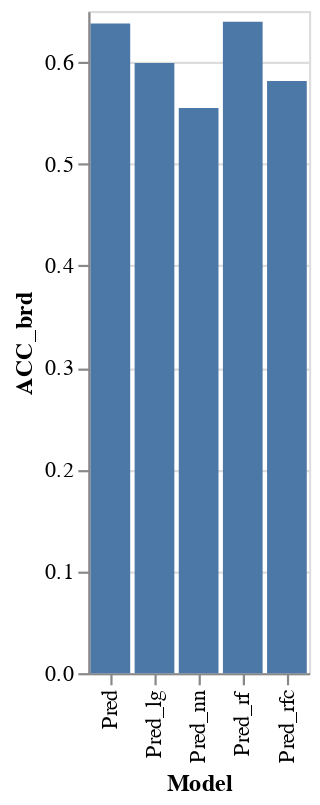

The cell this chart's notebook holds for it:
### Code cell
accuracy_broader = []
for mdl in model_names:
    acc = (abs(reg_results[mdl] - reg_results["HRD"]) <= 1).sum()/len(reg_results["HRD"])
    print(acc)
    accuracy_broader.append(acc)
df_acc["ACC_brd"] = accuracy_broader
alt.Chart(df_acc).mark_bar().encode(
    x="Model",
    y="ACC_brd"
)

### Figure 1 — Vega-Lite specification as saved in the notebook (floating-point values rounded to 4 significant figures)
{"config": {"view": {"continuousWidth": 400, "continuousHeight": 300}}, "data": {"name": "data-a25d031f9b7b79b981fb515208bba02e"}, "mark": "bar", "encoding": {"x": {"field": "Model", "type": "nominal"}, "y": {"field": "ACC_brd", "type": "quantitative"}}, "$schema": "https://vega.github.io/schema/vega-lite/v4.17.0.json", "datasets": {"data-a25d031f9b7b79b981fb515208bba02e": [{"Model": "Pred", "ACC": 0.2792, "ACC_brd": 0.6378}, {"Model": "Pred_rf", "ACC": 0.2615, "ACC_brd": 0.6396}, {"Model": "Pred_lg", "ACC": 0.4134, "ACC_brd": 0.5989}, {"Model": "Pred_nn", "ACC": 0.3357, "ACC_brd": 0.5548}, {"Model": "Pred_rfc", "ACC": 0.3958, "ACC_brd": 0.5813}]}}
